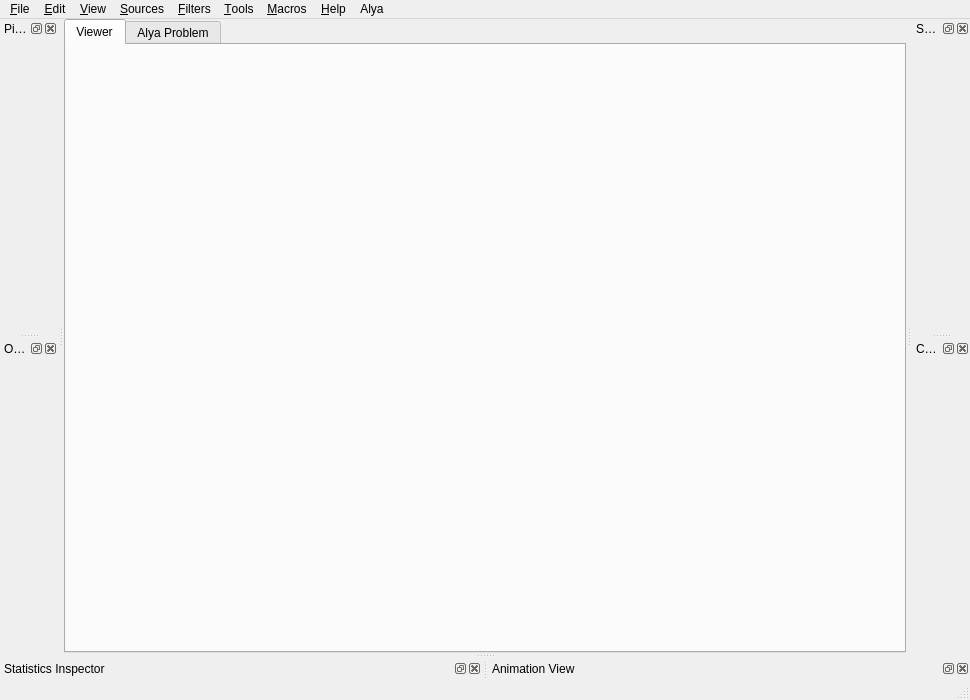
<?xml version="1.0" encoding="UTF-8"?>
<ui version="4.0">
 <class>pqClientMainWindow</class>
 <widget class="QMainWindow" name="pqClientMainWindow">
  <property name="geometry">
   <rect>
    <x>0</x>
    <y>0</y>
    <width>970</width>
    <height>700</height>
   </rect>
  </property>
  <property name="windowTitle">
   <string>MainWindow</string>
  </property>
  <widget class="QWidget" name="centralwidget">
   <layout class="QGridLayout" name="gridLayout">
    <property name="margin">
     <number>0</number>
    </property>
    <item row="0" column="0">
     <widget class="QTabWidget" name="tabWidget">
      <property name="currentIndex">
       <number>0</number>
      </property>
      <widget class="pqViewManager" name="MultiViewManager">
       <attribute name="title">
        <string>Viewer</string>
       </attribute>
      </widget>
      <widget class="alyaWidget" name="alyaProblem">
       <attribute name="title">
        <string>Alya Problem</string>
       </attribute>
      </widget>
     </widget>
    </item>
   </layout>
  </widget>
  <widget class="QMenuBar" name="menubar">
   <property name="geometry">
    <rect>
     <x>0</x>
     <y>0</y>
     <width>970</width>
     <height>24</height>
    </rect>
   </property>
   <widget class="QMenu" name="menu_File">
    <property name="title">
     <string>&amp;File</string>
    </property>
   </widget>
   <widget class="QMenu" name="menuSources">
    <property name="title">
     <string>&amp;Sources</string>
    </property>
   </widget>
   <widget class="QMenu" name="menuFilters">
    <property name="title">
     <string>&amp;Filters</string>
    </property>
   </widget>
   <widget class="QMenu" name="menu_Edit">
    <property name="title">
     <string>&amp;Edit</string>
    </property>
   </widget>
   <widget class="QMenu" name="menu_View">
    <property name="title">
     <string>&amp;View</string>
    </property>
   </widget>
   <widget class="QMenu" name="menuTools">
    <property name="title">
     <string>&amp;Tools</string>
    </property>
   </widget>
   <widget class="QMenu" name="menu_Help">
    <property name="title">
     <string>&amp;Help</string>
    </property>
   </widget>
   <widget class="QMenu" name="menu_Macros">
    <property name="title">
     <string>&amp;Macros</string>
    </property>
   </widget>
   <widget class="QMenu" name="menuAlya">
    <property name="title">
     <string>Alya</string>
    </property>
    <addaction name="actionAlyaNew_problem"/>
    <addaction name="actionAlyaOpen_problem"/>
    <addaction name="actionAlyaSave_problem"/>
    <addaction name="actionAlyaSave_problem_as"/>
    <addaction name="actionAlyaExport_problem"/>
   </widget>
   <addaction name="menu_File"/>
   <addaction name="menu_Edit"/>
   <addaction name="menu_View"/>
   <addaction name="menuSources"/>
   <addaction name="menuFilters"/>
   <addaction name="menuTools"/>
   <addaction name="menu_Macros"/>
   <addaction name="menu_Help"/>
   <addaction name="menuAlya"/>
  </widget>
  <widget class="pqStatusBar" name="statusbar"/>
  <widget class="QDockWidget" name="pipelineBrowserDock">
   <property name="allowedAreas">
    <set>Qt::LeftDockWidgetArea|Qt::RightDockWidgetArea</set>
   </property>
   <property name="windowTitle">
    <string>Pipeline Browser</string>
   </property>
   <attribute name="dockWidgetArea">
    <number>1</number>
   </attribute>
   <widget class="pqPipelineBrowserWidget" name="pipelineBrowser">
    <property name="contextMenuPolicy">
     <enum>Qt::ActionsContextMenu</enum>
    </property>
   </widget>
  </widget>
  <widget class="QDockWidget" name="proxyTabDock">
   <property name="allowedAreas">
    <set>Qt::LeftDockWidgetArea|Qt::RightDockWidgetArea</set>
   </property>
   <property name="windowTitle">
    <string>Object Inspector</string>
   </property>
   <attribute name="dockWidgetArea">
    <number>1</number>
   </attribute>
   <widget class="pqObjectInspectorWidget" name="proxyTabWidget"/>
  </widget>
  <widget class="QDockWidget" name="statisticsDock">
   <property name="allowedAreas">
    <set>Qt::BottomDockWidgetArea|Qt::LeftDockWidgetArea|Qt::RightDockWidgetArea</set>
   </property>
   <property name="windowTitle">
    <string>Statistics Inspector</string>
   </property>
   <attribute name="dockWidgetArea">
    <number>8</number>
   </attribute>
   <widget class="pqDataInformationWidget" name="statisticsView"/>
  </widget>
  <widget class="QDockWidget" name="animationViewDock">
   <property name="windowTitle">
    <string>Animation View</string>
   </property>
   <attribute name="dockWidgetArea">
    <number>8</number>
   </attribute>
   <widget class="pqPVAnimationWidget" name="animationView"/>
  </widget>
  <widget class="QDockWidget" name="selectionInspectorDock">
   <property name="windowTitle">
    <string>Selection Inspector</string>
   </property>
   <attribute name="dockWidgetArea">
    <number>2</number>
   </attribute>
   <widget class="pqSelectionInspectorWidget" name="selectionInspector"/>
  </widget>
  <widget class="QDockWidget" name="comparativePanelDock">
   <property name="windowTitle">
    <string>Comparative View Inspector</string>
   </property>
   <attribute name="dockWidgetArea">
    <number>2</number>
   </attribute>
   <widget class="pqComparativeVisPanel" name="comparativeVisPanel"/>
  </widget>
  <action name="actionAlyaOpen_problem">
   <property name="text">
    <string>Open problem</string>
   </property>
  </action>
  <action name="actionAlyaSave_problem">
   <property name="text">
    <string>Save problem</string>
   </property>
  </action>
  <action name="actionAlyaNew_problem">
   <property name="text">
    <string>New problem</string>
   </property>
  </action>
  <action name="actionAlyaExport_problem">
   <property name="text">
    <string>Export problem</string>
   </property>
  </action>
  <action name="actionAlyaSave_problem_as">
   <property name="text">
    <string>Save problem as</string>
   </property>
  </action>
 </widget>
 <customwidgets>
  <customwidget>
   <class>pqPipelineBrowserWidget</class>
   <extends>QWidget</extends>
   <header>pqPipelineBrowserWidget.h</header>
   <container>1</container>
  </customwidget>
  <customwidget>
   <class>pqViewManager</class>
   <extends>QWidget</extends>
   <header>pqViewManager.h</header>
   <container>1</container>
  </customwidget>
  <customwidget>
   <class>pqSelectionInspectorWidget</class>
   <extends>QWidget</extends>
   <header>pqSelectionInspectorWidget.h</header>
   <container>1</container>
  </customwidget>
  <customwidget>
   <class>pqPVAnimationWidget</class>
   <extends>QWidget</extends>
   <header>pqPVAnimationWidget.h</header>
   <container>1</container>
  </customwidget>
  <customwidget>
   <class>pqDataInformationWidget</class>
   <extends>QWidget</extends>
   <header>pqDataInformationWidget.h</header>
   <container>1</container>
  </customwidget>
  <customwidget>
   <class>pqStatusBar</class>
   <extends>QStatusBar</extends>
   <header>pqStatusBar.h</header>
  </customwidget>
  <customwidget>
   <class>pqComparativeVisPanel</class>
   <extends>QWidget</extends>
   <header>pqComparativeVisPanel.h</header>
   <container>1</container>
  </customwidget>
  <customwidget>
   <class>pqObjectInspectorWidget</class>
   <extends>QWidget</extends>
   <header>pqObjectInspectorWidget.h</header>
   <container>1</container>
  </customwidget>
  <customwidget>
   <class>alyaWidget</class>
   <extends>QWidget</extends>
   <header location="global">alyawidget.h</header>
   <container>1</container>
  </customwidget>
 </customwidgets>
 <resources/>
 <connections/>
</ui>
